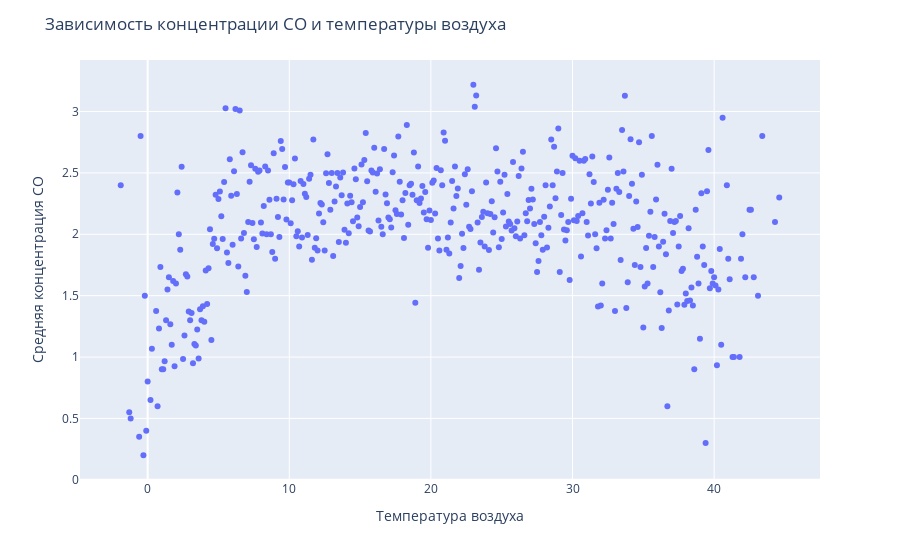

Here is the notebook cell this chart was saved with:
### Code cell
# средняя концентрация CO при различной температуре

CO_by_T= pd.pivot_table(
    df,
    index=["T"],
    values=["CO(GT)"],
    aggfunc=[np.mean],
    fill_value=0,
    margins=True
)

CO_by_T = CO_by_T.reset_index()
CO_by_T.columns = ["T", "CO(GT)"]

fig = px.scatter(
    CO_by_T,  
    x="T", y="CO(GT)", 
)

fig.update_layout(
    title="Зависимость концентрации CO и температуры воздуха",
    xaxis_title="Температура воздуха",
    yaxis_title="Средняя концентрация CO"
)

### Figure 1 — Plotly figure (JSON) as saved in the notebook; plotly's stock layout.template omitted (floating-point values rounded to 4 significant figures; data arrays with more than 128 entries replaced by an {"elided": "..."} marker saying what was removed)
{"data": [{"hovertemplate": "T=%{x}<br>CO(GT)=%{y}<extra></extra>", "legendgroup": "", "marker": {"color": "#636efa", "symbol": "circle"}, "mode": "markers", "name": "", "orientation": "v", "showlegend": false, "type": "scatter", "x": {"elided": "429 mixed values"}, "xaxis": "x", "y": {"elided": "429 float values"}, "yaxis": "y"}], "layout": {"legend": {"tracegroupgap": 0}, "margin": {"t": 60}, "title": {"text": "Зависимость концентрации CO и температуры воздуха"}, "xaxis": {"anchor": "y", "domain": [0, 1], "title": {"text": "Температура воздуха"}}, "yaxis": {"anchor": "x", "domain": [0, 1], "title": {"text": "Средняя концентрация CO"}}}}
